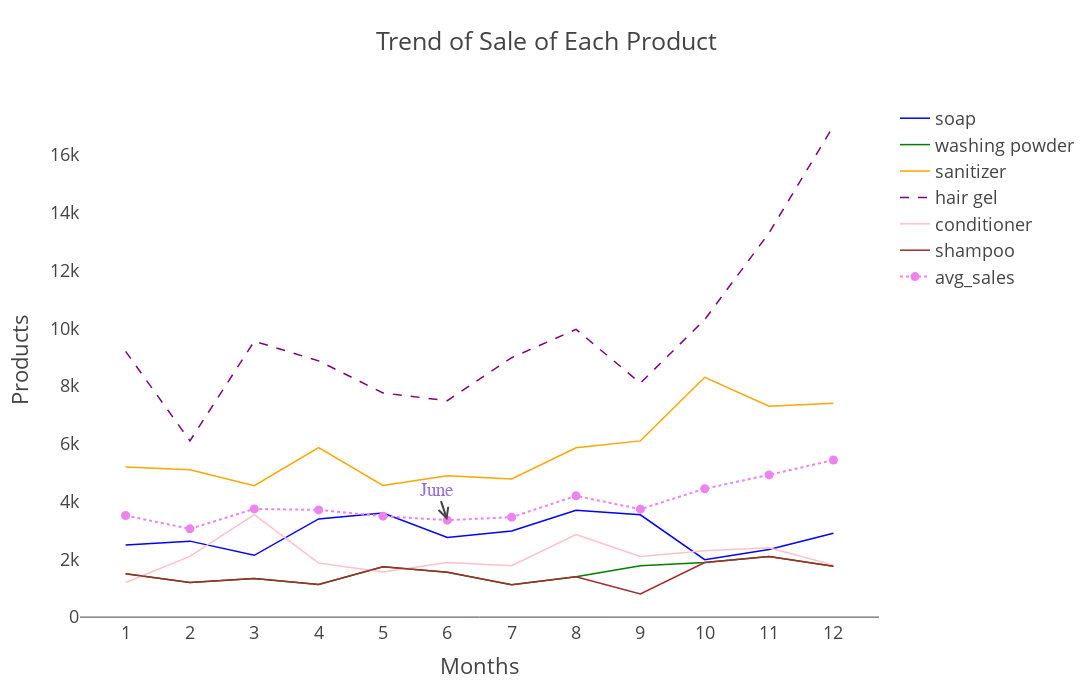

Notebook code cell kept with this figure:
### Code cell
fig = go.Figure()
fig.add_trace(
    go.Scatter(x = df['month_number'], y = df['soap'],
                line = dict(color = 'blue', width = 1.5),
                mode = "lines",
                name = 'soap'
                 )
)
fig.add_trace(
    go.Scatter(x = df['month_number'], y = df['washing powder'],
                line = dict(color = 'green', width = 1.5),
                mode = "lines",
                name = 'washing powder'
                 )
)
fig.add_trace(
    go.Scatter(x = df['month_number'], y = df['sanitizer'],
                line = dict(color = 'orange', width = 1.5),
                mode = "lines",
                name = 'sanitizer'
                 )
)
fig.add_trace(
    go.Scatter(x = df['month_number'], y = df['hair gel'],
                line = dict(color = 'purple', width = 1.5,dash='dash'),
                mode = "lines",
                name = 'hair gel'
                 )
)
fig.add_trace(
    go.Scatter(x = df['month_number'], y = df['conditioner'],
                line = dict(color = 'pink', width = 1.5),
                mode = "lines",
                name = 'conditioner'
                 )

)

fig.add_trace(
    go.Scatter(x = df['month_number'], y = df['shampoo'],
                line = dict(color = 'brown', width = 1.5,),
                mode = "lines",
                name = 'shampoo',
                 )

)

fig.add_trace(
    go.Scatter(x = df['month_number'], y = df['avg_sales'],
                line = dict(color = 'violet', width = 2,dash='dot'),
                mode = "lines+markers",
                name = 'avg_sales'
                 ))
fig.add_annotation(x=5, y=df['avg_sales'][5],
            text="June",
            showarrow=True,
            arrowhead=5,
            font=dict(
                    family="Droid Sans",
                    size=19,
                    color="MediumPurple",)
            )
            

fig.update_layout(title='Trend of Sale of Each Product ',
                xaxis_title='Months',
                yaxis_title='Products',
                autosize=False,
                width=1500,
                height=700,
                template = "presentation")

fig.update_layout(hovermode="x unified")
fig.update_xaxes(showgrid=False)
fig.update_yaxes(showgrid=False)  
fig.update_xaxes(type='category')
fig.show()

### Figure 1 — Plotly figure (JSON) as saved in the notebook; plotly's stock layout.template omitted (floating-point values rounded to 4 significant figures)
{"data": [{"line": {"color": "blue", "width": 1.5}, "mode": "lines", "name": "soap", "type": "scatter", "x": [1, 2, 3, 4, 5, 6, 7, 8, 9, 10, 11, 12], "y": [2500, 2630, 2140, 3400, 3600, 2760, 2980, 3700, 3540, 1990, 2340, 2900]}, {"line": {"color": "green", "width": 1.5}, "mode": "lines", "name": "washing powder", "type": "scatter", "x": [1, 2, 3, 4, 5, 6, 7, 8, 9, 10, 11, 12], "y": [1500, 1200, 1340, 1130, 1740, 1555, 1120, 1400, 1780, 1890, 2100, 1760]}, {"line": {"color": "orange", "width": 1.5}, "mode": "lines", "name": "sanitizer", "type": "scatter", "x": [1, 2, 3, 4, 5, 6, 7, 8, 9, 10, 11, 12], "y": [5200, 5100, 4550, 5870, 4560, 4890, 4780, 5860, 6100, 8300, 7300, 7400]}, {"line": {"color": "purple", "dash": "dash", "width": 1.5}, "mode": "lines", "name": "hair gel", "type": "scatter", "x": [1, 2, 3, 4, 5, 6, 7, 8, 9, 10, 11, 12], "y": [9200, 6100, 9550, 8870, 7760, 7490, 8980, 9960, 8100, 10300, 13300, 17000]}, {"line": {"color": "pink", "width": 1.5}, "mode": "lines", "name": "conditioner", "type": "scatter", "x": [1, 2, 3, 4, 5, 6, 7, 8, 9, 10, 11, 12], "y": [1200, 2100, 3550, 1870, 1560, 1890, 1780, 2860, 2100, 2300, 2400, 1800]}, {"line": {"color": "brown", "width": 1.5}, "mode": "lines", "name": "shampoo", "type": "scatter", "x": [1, 2, 3, 4, 5, 6, 7, 8, 9, 10, 11, 12], "y": [1500, 1200, 1340, 1130, 1740, 1555, 1120, 1400, 800, 1890, 2100, 1760]}, {"line": {"color": "violet", "dash": "dot", "width": 2}, "mode": "lines+markers", "name": "avg_sales", "type": "scatter", "x": [1, 2, 3, 4, 5, 6, 7, 8, 9, 10, 11, 12], "y": [3517.0, 3055, 3745, 3712.0, 3493.0, 3357.0, 3460, 4197.0, 3737.0, 4445, 4923.0, 5437.0]}], "layout": {"annotations": [{"arrowhead": 5, "font": {"color": "MediumPurple", "family": "Droid Sans", "size": 19}, "showarrow": true, "text": "June", "x": 5, "y": 3357.0}], "autosize": false, "height": 700, "hovermode": "x unified", "title": {"text": "Trend of Sale of Each Product "}, "width": 1500, "xaxis": {"showgrid": false, "title": {"text": "Months"}, "type": "category"}, "yaxis": {"showgrid": false, "title": {"text": "Products"}}}}
